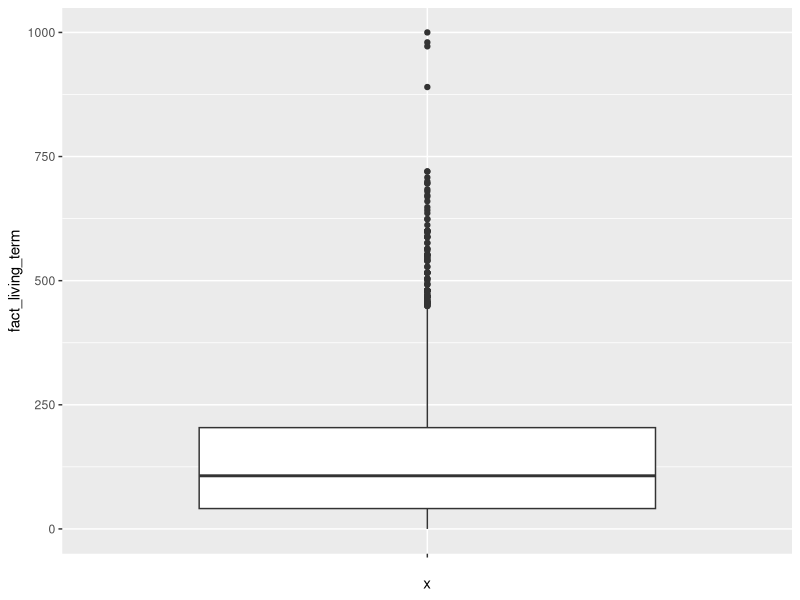
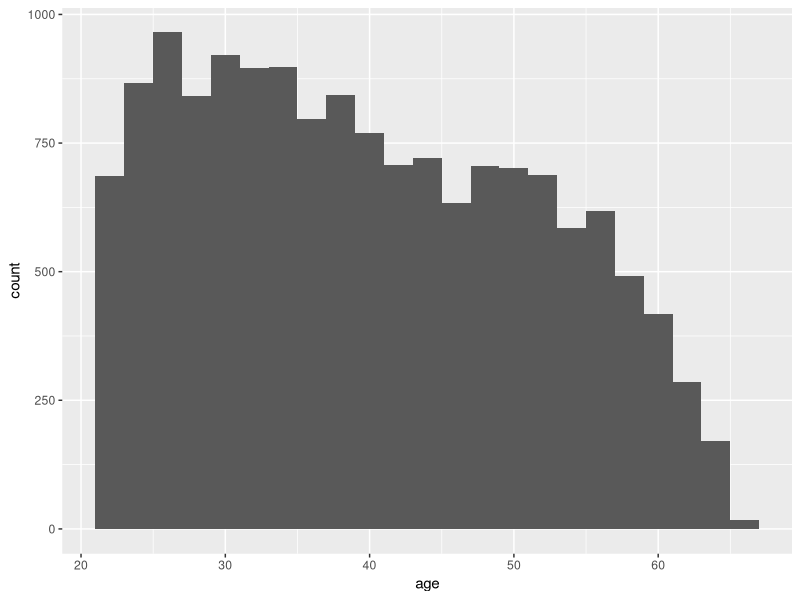
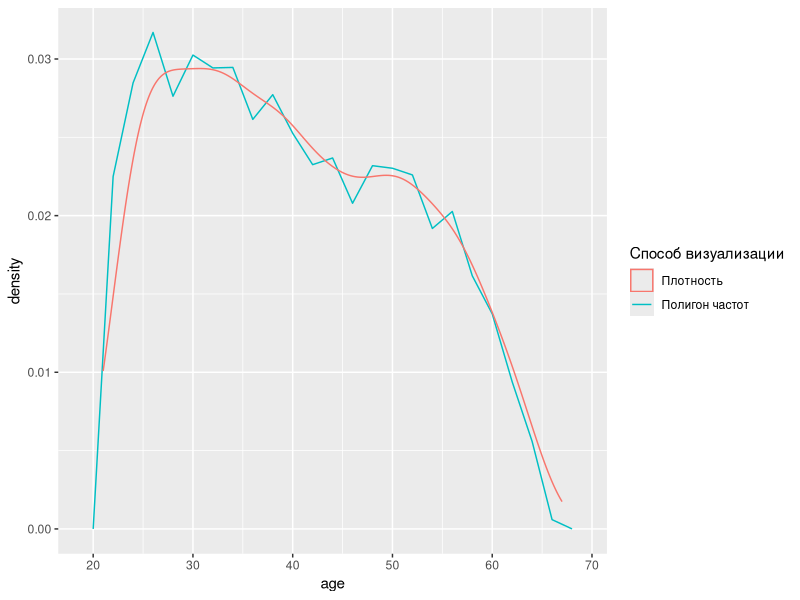
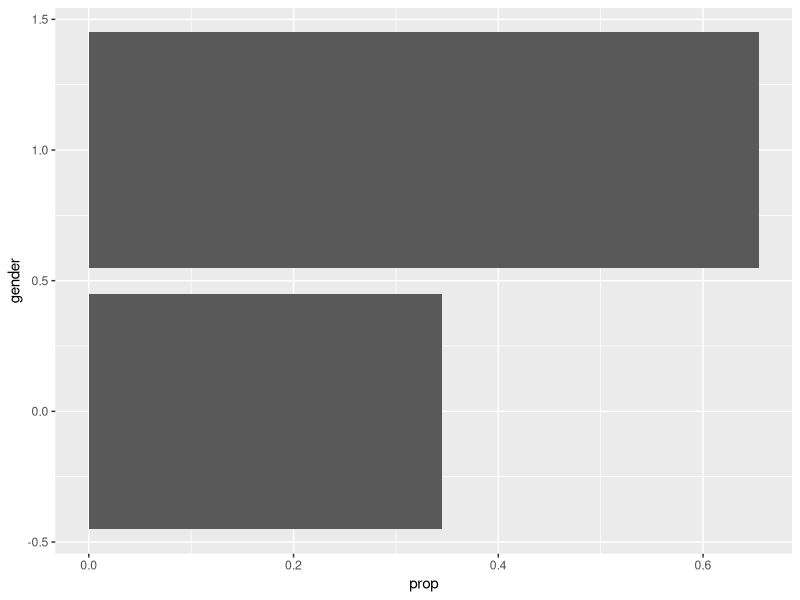
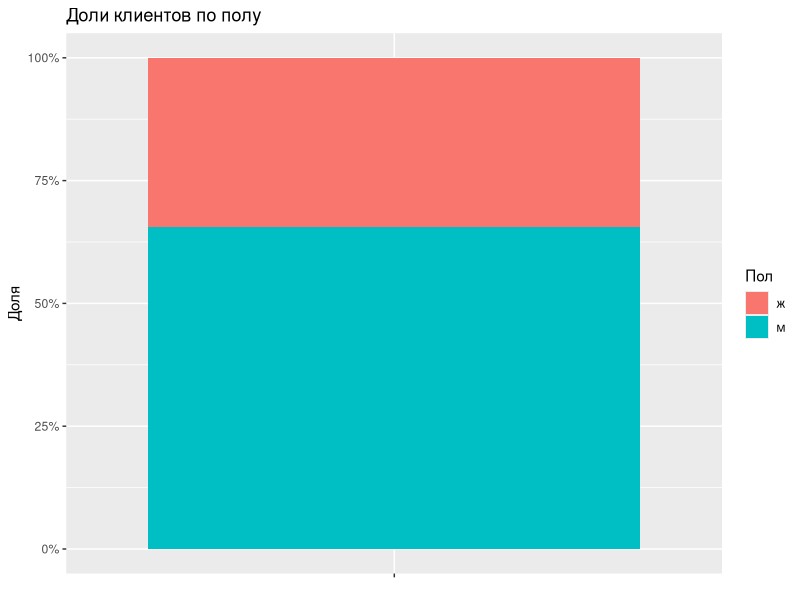
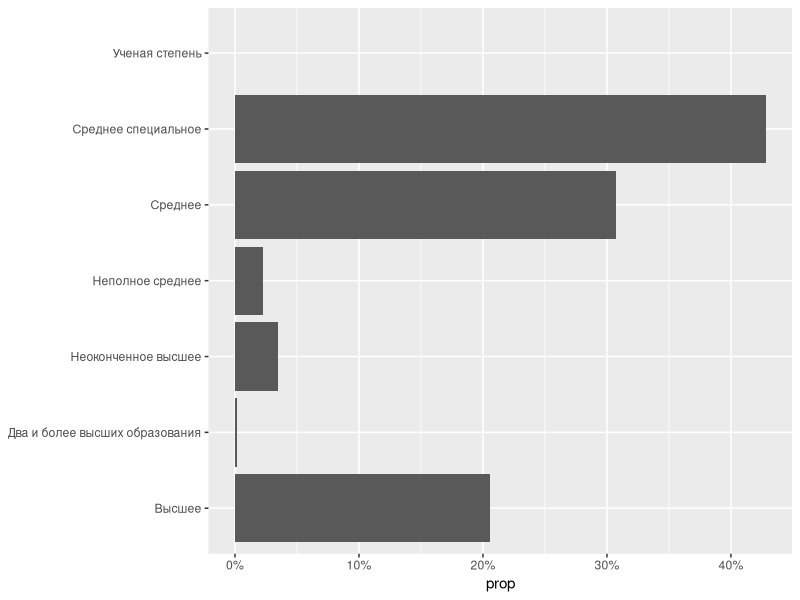
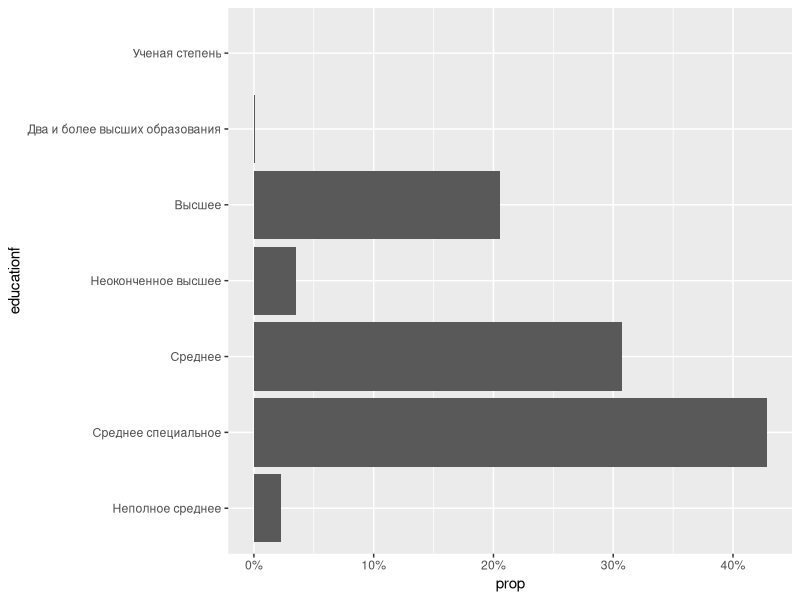
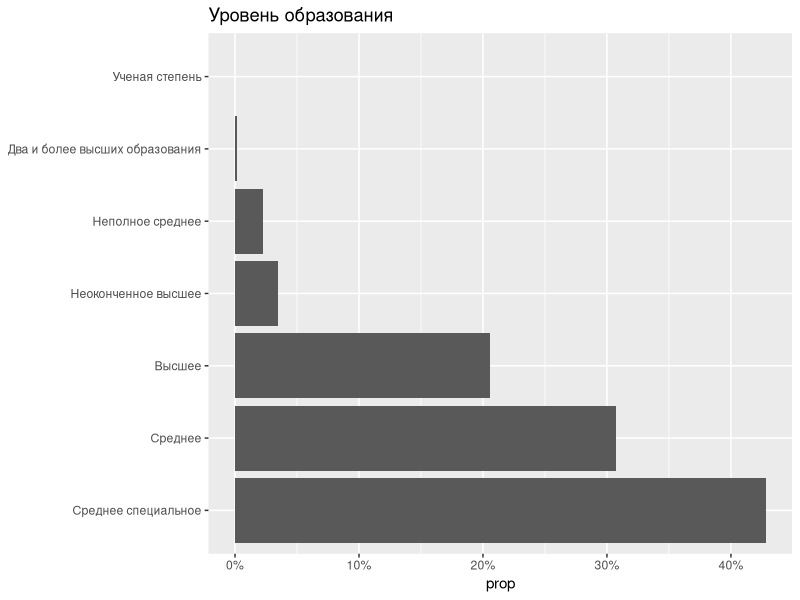

Reproduce these figures in R, in order. (Note: this script raises an error after producing the figures.)
## ---- chunk 1
library(tidyverse)
library(forcats) # удобная работа с факторами
library(readxl) # считывание данных из Excel
library(scales) # Форматирование осей на графиках ggplot
## ---- chunk 2
otp <- read_excel('otp_bank.xlsx')
fields <- read_excel('otp_bank.xlsx', 2)
## ---- chunk 3
glimpse(otp) # Тип данных столбцов (можно использовать вместо str())
filter(fields, name == 'dependants') # Как посмотреть назначение переменной

summary(otp) # Описательная статистика по каждой переменной

unique(otp$education) # Какие значения встречаются в столбце
table(otp$education) # Таблица частот

NAs <- colSums(is.na(otp)) # Количество пропущенных значений
NAs[NAs > 0] # В каких переменных есть пропуски?

## ---- chunk 4
otp <- otp %>%
  mutate(fact_living_term = 
           ifelse(fact_living_term > 1000 | fact_living_term < 0, 
                  NA, fact_living_term))

ggplot(otp, aes(x = "", y = fact_living_term)) + 
  geom_boxplot()

## ---- chunk 5
# Напишите свой код в этом блоке

## ---- chunk 6
otp <- otp %>%
  mutate(previous_card_num_utilized = 
           coalesce(previous_card_num_utilized, 0))
## ---- chunk 7
ggplot(otp, aes(x = age)) + 
  geom_histogram(binwidth = 2) # Гистограмма

# Альтернативы, удобные для сравнения по подгруппам:
ggplot(otp, aes(x = age)) + 
  # Полигон частот
  geom_freqpoly(aes(y = ..density.., 
                    color='Полигон частот'), 
                binwidth = 2) + 
  # Плотность
  geom_density(aes(color='Плотность'), adjust = 1.5)  +
  
  labs(color = 'Способ визуализации')

## ---- chunk 8
ggplot(otp, aes(x = gender)) + 
  geom_bar(aes(y = ..prop.. )) + 
  coord_flip()

## ---- chunk 9
otp <- otp %>%
  mutate(genderf = factor(gender, 
                          levels = c(0, 1), 
                          labels = c('ж','м')))

glimpse(otp$genderf)
summary(otp$genderf)


ggplot(otp, aes(x = "")) + 
  geom_bar(aes(fill = genderf), position = 'fill')  +
  labs(x = NULL, y = 'Доля', 
       title = 'Доли клиентов по полу') +
  labs(fill = 'Пол') +
  scale_y_continuous(labels = percent)

## ---- chunk 10

# Напишите здесь код для добавления переменной targetf в набор otp


# Проверьте, сколько значений получилось в каждой категории по отклику и сравните со значениями, указанными во введении

## ---- chunk 11
ggplot(otp) + 
  geom_bar(aes(x = education, y = ..prop.., group = 1)) +
  scale_y_continuous(labels = percent) + 
  labs(x = NULL) + 
  coord_flip()

## ---- chunk 12
unique(otp$education) # Какие значения есть в данных?

education_levels <-
  c("Неполное среднее", 
    "Среднее специальное",
    "Среднее",
    "Неоконченное высшее",
    "Высшее",
    "Два и более высших образования",
    "Ученая степень")
                                 


otp <- otp %>%
  mutate(educationf = factor(education, levels = education_levels))

ggplot(otp) + 
  geom_bar(aes(x = educationf, y = ..prop.., group = 1)) +
  scale_y_continuous(labels = percent) + 
  coord_flip()
## ---- chunk 13
ggplot(otp) + geom_bar(aes(x = fct_infreq(education), y = ..prop.., group = 1)) +
  scale_y_continuous(labels = percent) + 
  labs(x = NULL, title = 'Уровень образования') + 
  coord_flip()

## ---- chunk 14
# Напишите здесь свой код

## ---- chunk 15

ggplot(otp, aes(x = genderf, fill = educationf)) +
  geom_bar(position = 'fill') +
  #scale_fill_brewer(palette = 'Blues') +
  scale_y_continuous(labels = percent) +
  labs(fill = 'Уровень образования')

## ---- chunk 16


## ---- chunk 17

ggplot(otp, aes(x = educationf, y = personal_income)) + 
  stat_summary(fun.y = mean, na.rm = T,
               geom = 'bar') +
  labs(x = NULL, title = 'Уровень образования и персональный доход') +
  coord_flip()

## ---- chunk 18

ggplot(otp) + 
  stat_summary(aes(x = fct_reorder(education, 
                                   personal_income, 
                                   fun = mean, na.rm = T),
                   y = personal_income),
               fun.y = mean, na.rm = T,
               geom = 'bar') +
  labs(x = NULL, 
       title = 'Уровень образования и персональный доход') +
  coord_flip()


## ---- chunk 19

edu_income <- 
  otp %>% 
  group_by(educationf) %>% 
  summarize(avg_income = mean(personal_income, na.rm = T)) %>%
  arrange(avg_income)

edu_income

# В порядке увеличения уровня образования
ggplot(edu_income, aes(x = educationf, y = avg_income)) +
  geom_bar(stat = 'identity') + coord_flip()

# В порядке увеличения зарплаты
ggplot(edu_income, aes(x = fct_inorder(educationf), y = avg_income)) +
  geom_bar(stat = 'identity') + coord_flip()

## ---- chunk 20

